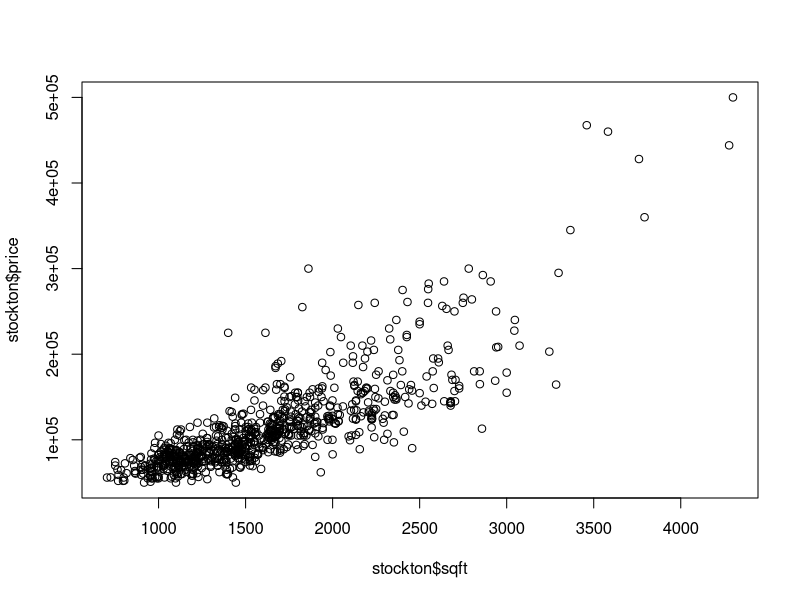
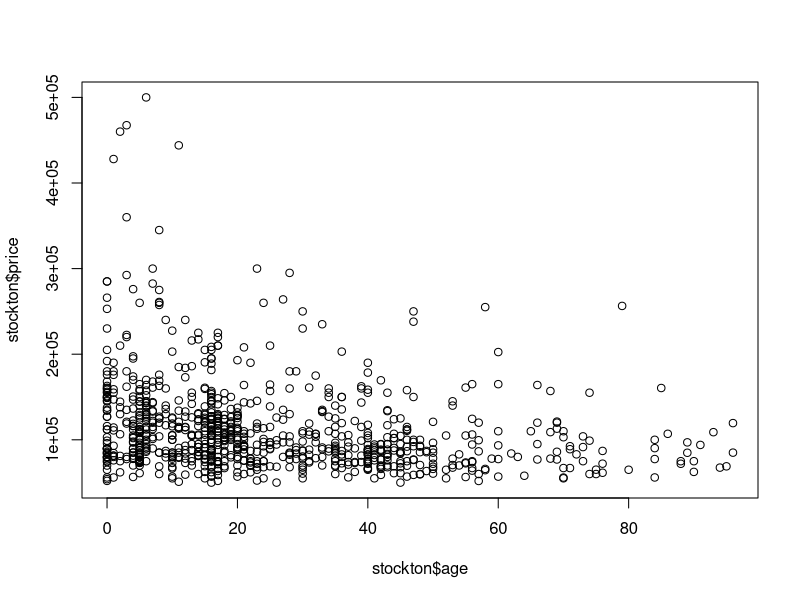
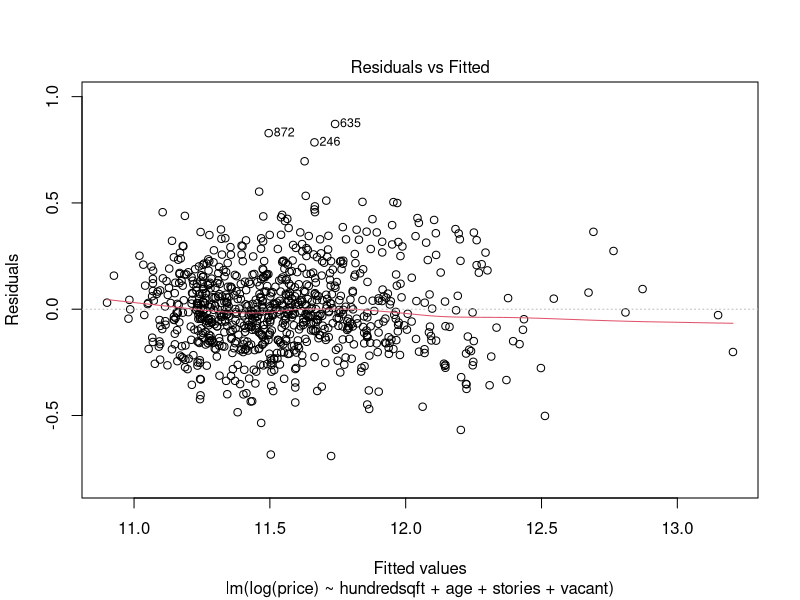
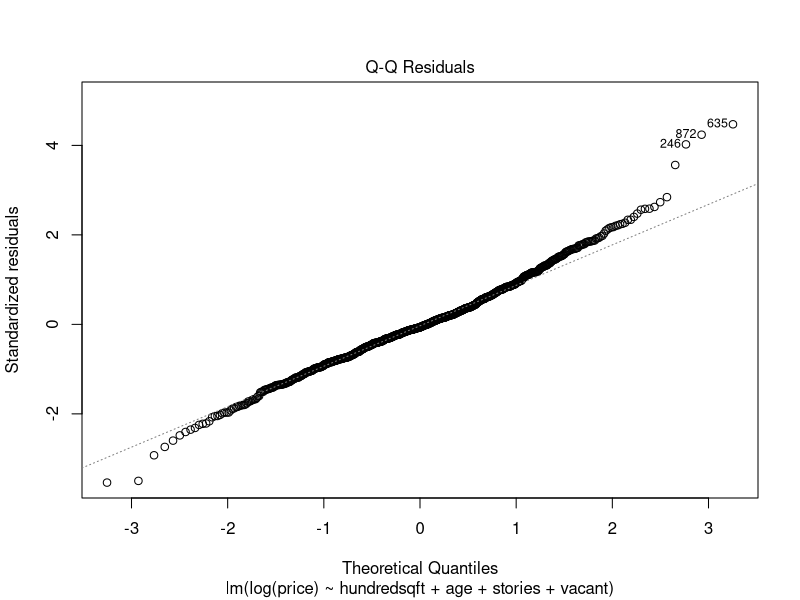
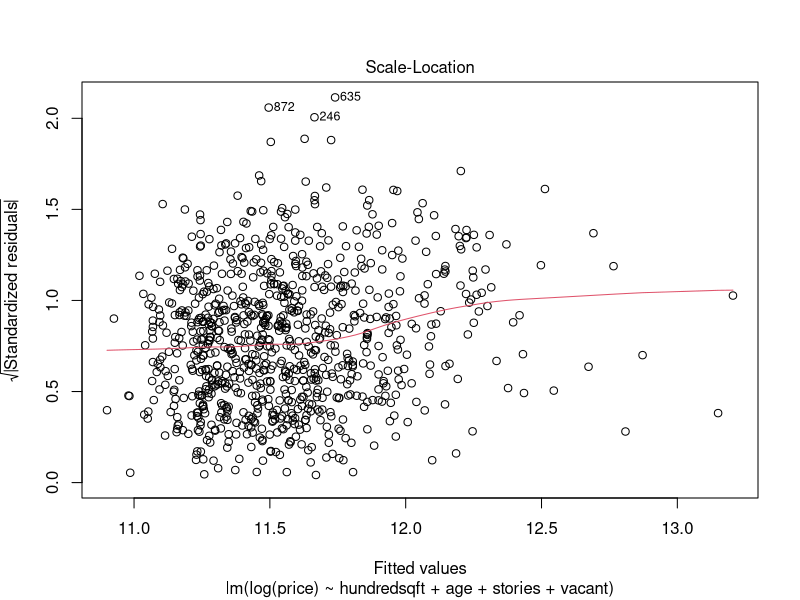
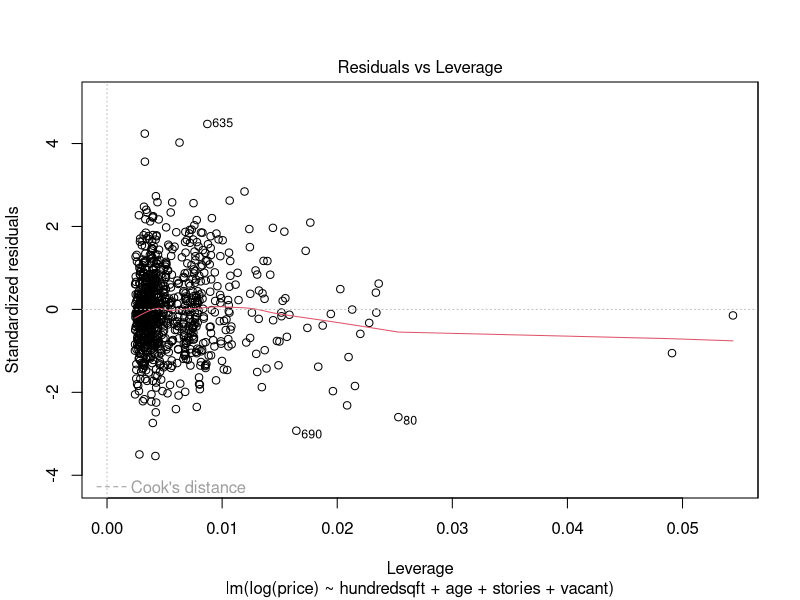

The R source for these figures, in order: (Note: this script raises an error after producing the figures.)
#### Stockton Housing Price Models ###
#####################################

#clear
rm(list = ls())

#libraries
library(foreign)
library(ggplot2)
library(lmtest)
library(car)

## Load data ## 
stockton <- read.dta("stockton2.dta")
summary(stockton)
str(stockton)
head(stockton)
plot(stockton$sqft, stockton$price)
plot(stockton$age, stockton$price)
#notes about the data ..... #

stockton$agesq <- stockton$age^2 #age square as nonlinear
stockton$hundredsqft <- stockton$sqft/100 #change to 100 square feet
head(stockton)

### Models ##
############

#Ln(price) = B0(sqft/100) + B1(age) + B2(stories) + B3 (vacant) + e
modelOLS.Stockton <- lm(log(price) ~ hundredsqft + age + stories + vacant, stockton)
summary(modelOLS.Stockton)
plot(modelOLS.Stockton) #quick residual plots
residualPlots(modelOLS.Stockton) # hundresqft p-value of 0.057

avPlots(modelOLS.Stockton, id.n=3) #added variable plots
qqPlot(modelOLS.Stockton, id.n=3) #outlier plots
influencePlot(modelOLS.Stockton, id.n=3) #influence plot

bptest(modelOLS.Stockton) #Breuch-Pagan test for constant variance
whites.htest()#white test for non-linear constant variance

#Ln(price) = F(sqft/100, age agesq stories vacant), estimate using OLS

modelOLS.Stockton2 <- lm(log(price) ~ hundredsqft + age + agesq + stories + vacant, stockton)
summary(modelOLS.Stockton2)
plot(modelOLS.Stockton2)


#2.Plot the squared residuals separately against all RHS variables. 
sqresids <- modelOLS.Stockton$residuals^2
lnehat <- log(sqresids)
model2 <- lm(lnehat ~ hundredsqft + age + agesq + stories + vacant, stockton)
summary(model2)
plot(model2)
